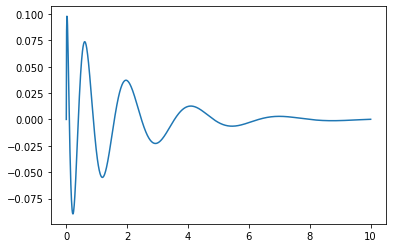

Source code (Python):
import numpy as np
import math
import matplotlib.pyplot as plt
a=float(input("Enter a value="))
b=float(input("Enter b value="))
Y=np.array([])
def u(n):
    if(n>=0):
        return 1
    else:
        return 0
t=np.linspace(0,10,1000)
for i in t:
    y=((np.exp(-a*i)*np.sin(math.sqrt((b-(a**2/4))*i))*u(i)))/(math.sqrt(b-(a**2/4)))
    Y= np.append(Y,[y])
plt.plot(t,Y)
plt.show()
